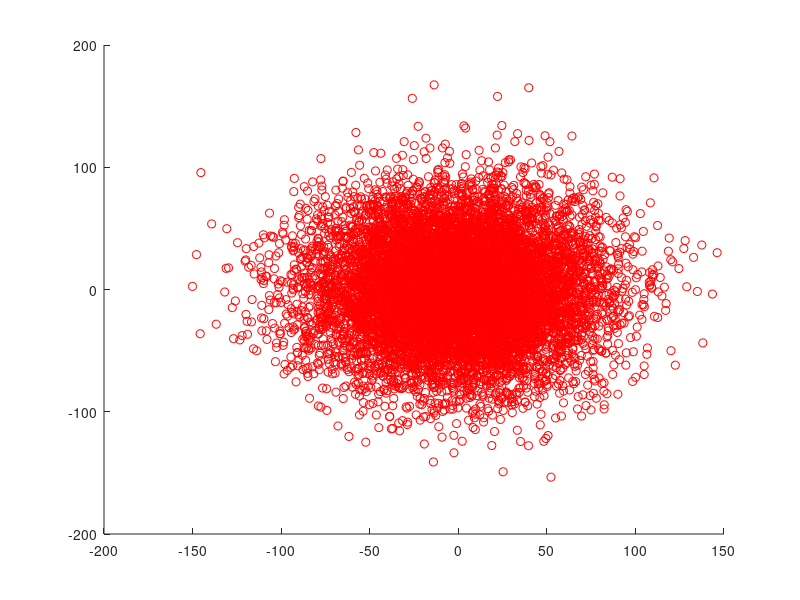

Write the MATLAB code that produced this figure.
close all;
num = 40;
% R = (rand(2,2) - 0.5)*num;
R = (eye(2,2))*num;
R = R*R';

for i = 1:10000
    P(:,i) = mvnrnd([0;0], R)';
end

figure(1)
hold on
plot(P(1,:),P(2,:),'or');
